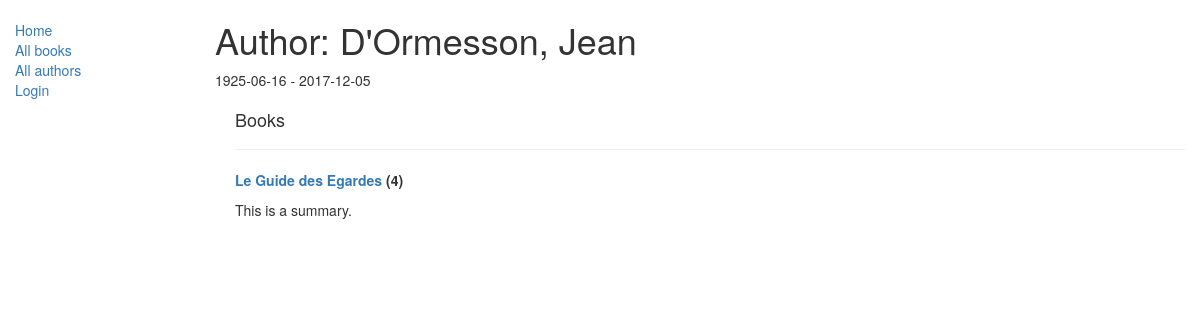
/catalog/author/3, run on the app's committed database.
### catalog/models.py (models this page shows, shortened)
class Author(models.Model):
    first_name = models.CharField(max_length=100)
    last_name = models.CharField(max_length=100)
    date_of_birth = models.DateField(null=True, blank=True)
    date_of_death = models.DateField('died', null=True, blank=True)
    class Meta:
        ordering = ["last_name", "first_name"]
    def get_alive_dates(self):
        return '{0} - {1}'.format(self.date_of_birth, self.date_of_death)
    def __str__(self):
        return '{0}, {1}'.format(self.last_name, self.first_name)

class Book(models.Model):
    title = models.CharField(max_length=200)
    author = models.ForeignKey('Author', on_delete=models.SET_NULL, null=True)
    summary = models.TextField(
        max_length=1000, help_text="Enter a brief description of the book")
    isbn = models.CharField(
        'ISBN', max_length=13, help_text='13 Character <a href="https://www.isbn-international.org/content/what-isbn">ISBN number</a>')
    genre = models.ManyToManyField(
        Genre, help_text="Select a genre for this book")
    language = models.ForeignKey(
        'Language', on_delete=models.SET_NULL, null=True)
    def get_absolute_url(self):
        return reverse('book-detail', args=[str(self.id)])

### catalog/views.py (the view)
# urls.py: path('author/<int:pk>', views.AuthorDetailView.as_view(), name='author-detail'),
class AuthorDetailView(generic.DetailView):
    model = Author

### catalog/templates/catalog/author_detail.html
{% extends "base_generic.html" %}
{% block content %}
  <h1>Author: {{ author }}</h1>
    <p>{{ author.get_alive_dates }}</p>
  <div style="margin-left:20px;margin-top:20px">
    <h4>Books</h4>
    {% for book in author.book_set.all %}
    <hr>
    <strong><p><a href="{{ book.get_absolute_url }}"> {{ book.title }} </a> ({{ book.bookinstance_set.count }})</p></strong>
    <p>{{ book.summary }}</p>
    {% endfor %}
  </div>
{% endblock %}

### data on the page
Author: last_name+first_name "D'Ormesson, Jean", get_alive_dates "1925-06-16 - 2017-12-05"
Book: title "Le Guide des Egardes", bookinstance_set.count "4", summary "This is a summary."
